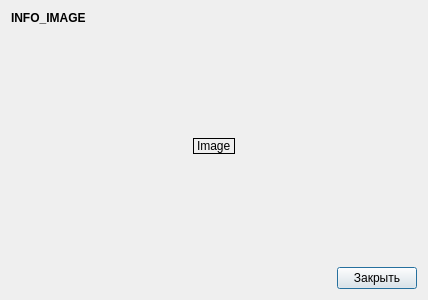
<?xml version="1.0" encoding="UTF-8"?>
<ui version="4.0">
 <class>PreviewTextureForm</class>
 <widget class="QDialog" name="PreviewTextureForm">
  <property name="geometry">
   <rect>
    <x>0</x>
    <y>0</y>
    <width>428</width>
    <height>300</height>
   </rect>
  </property>
  <property name="windowTitle">
   <string>Просмотр текстуры</string>
  </property>
  <layout class="QVBoxLayout" name="verticalLayout_2">
   <item>
    <widget class="QLabel" name="label_info">
     <property name="font">
      <font>
       <weight>75</weight>
       <bold>true</bold>
      </font>
     </property>
     <property name="text">
      <string>INFO_IMAGE</string>
     </property>
    </widget>
   </item>
   <item>
    <layout class="QHBoxLayout" name="horizontalLayout">
     <item>
      <spacer name="horizontalSpacer">
       <property name="orientation">
        <enum>Qt::Horizontal</enum>
       </property>
       <property name="sizeHint" stdset="0">
        <size>
         <width>40</width>
         <height>20</height>
        </size>
       </property>
      </spacer>
     </item>
     <item>
      <layout class="QVBoxLayout" name="verticalLayout">
       <item>
        <spacer name="verticalSpacer">
         <property name="orientation">
          <enum>Qt::Vertical</enum>
         </property>
         <property name="sizeHint" stdset="0">
          <size>
           <width>20</width>
           <height>40</height>
          </size>
         </property>
        </spacer>
       </item>
       <item>
        <widget class="QLabel" name="label_image">
         <property name="frameShape">
          <enum>QFrame::Box</enum>
         </property>
         <property name="lineWidth">
          <number>1</number>
         </property>
         <property name="text">
          <string>Image</string>
         </property>
        </widget>
       </item>
       <item>
        <spacer name="verticalSpacer_2">
         <property name="orientation">
          <enum>Qt::Vertical</enum>
         </property>
         <property name="sizeHint" stdset="0">
          <size>
           <width>20</width>
           <height>40</height>
          </size>
         </property>
        </spacer>
       </item>
      </layout>
     </item>
     <item>
      <spacer name="horizontalSpacer_2">
       <property name="orientation">
        <enum>Qt::Horizontal</enum>
       </property>
       <property name="sizeHint" stdset="0">
        <size>
         <width>40</width>
         <height>20</height>
        </size>
       </property>
      </spacer>
     </item>
    </layout>
   </item>
   <item>
    <layout class="QHBoxLayout" name="horizontalLayout_2">
     <item>
      <spacer name="horizontalSpacer_3">
       <property name="orientation">
        <enum>Qt::Horizontal</enum>
       </property>
       <property name="sizeHint" stdset="0">
        <size>
         <width>40</width>
         <height>20</height>
        </size>
       </property>
      </spacer>
     </item>
     <item>
      <widget class="QPushButton" name="pushButton_close">
       <property name="text">
        <string>Закрыть</string>
       </property>
      </widget>
     </item>
    </layout>
   </item>
  </layout>
 </widget>
 <resources/>
 <connections/>
</ui>
